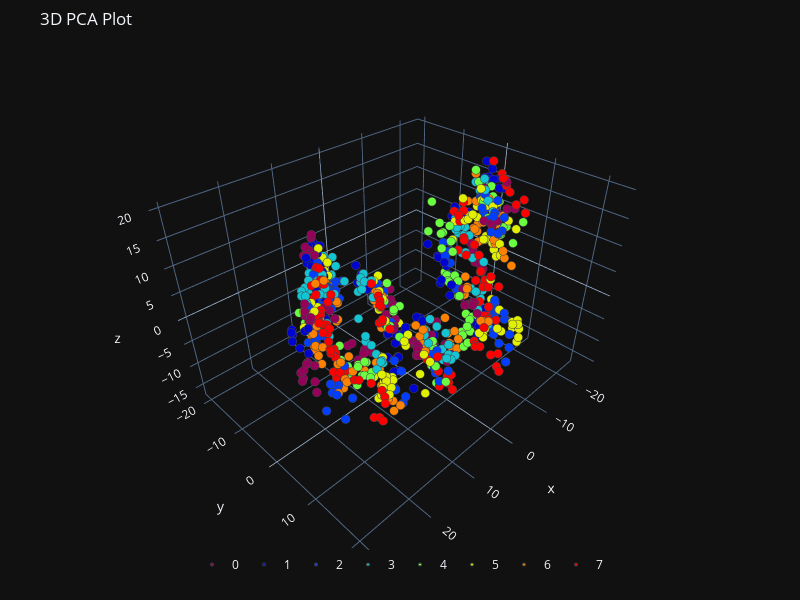

Notebook cell for this chart:
### Code cell
plot_3d(principalComponents[:, 0],
        principalComponents[:, 1],
        principalComponents[:, 2],
        path = os.path.join(explanatory_fMRI_dir, 'pca_3d.png'),
        y = categories[subject_id],
        title="3D PCA Plot")
